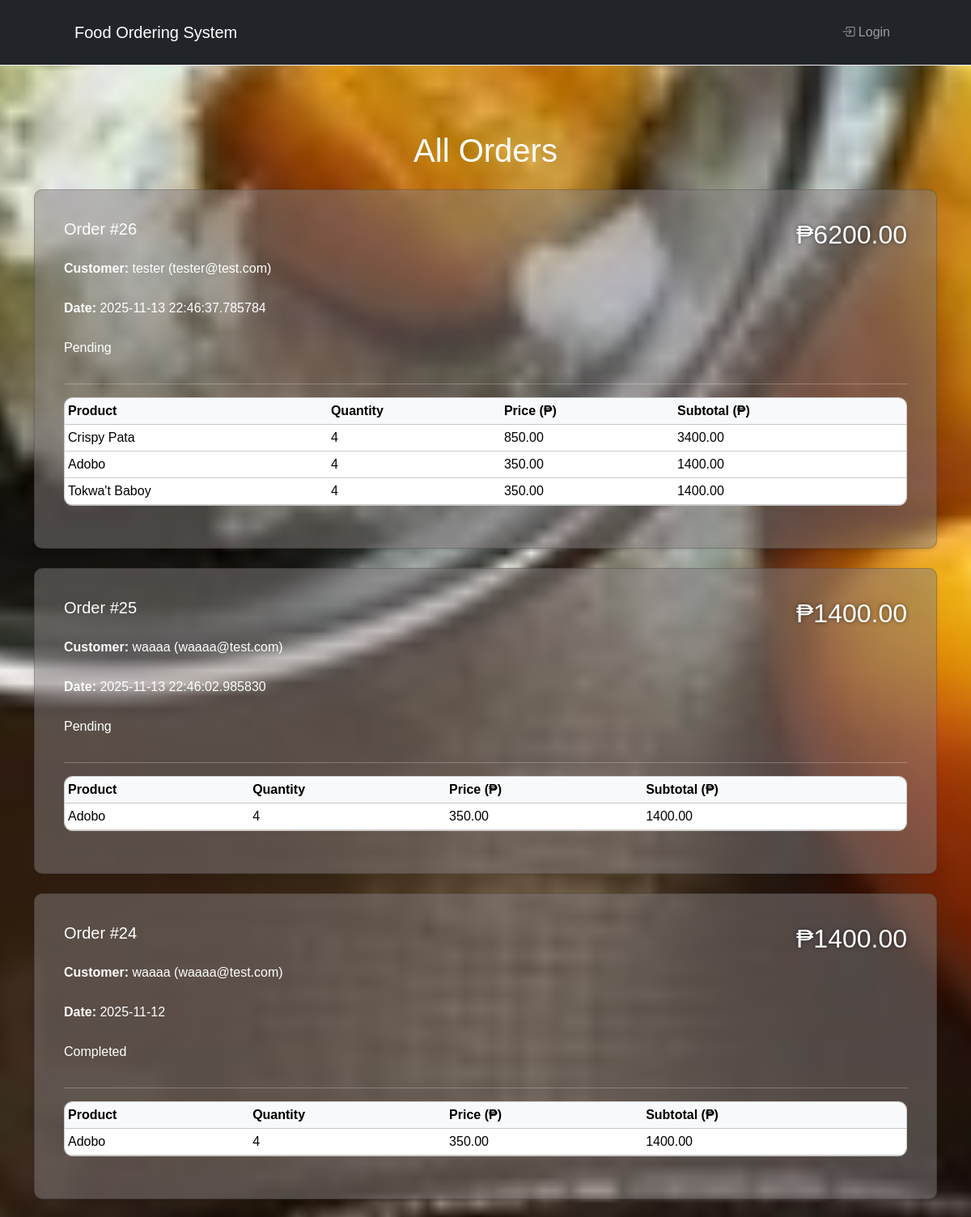
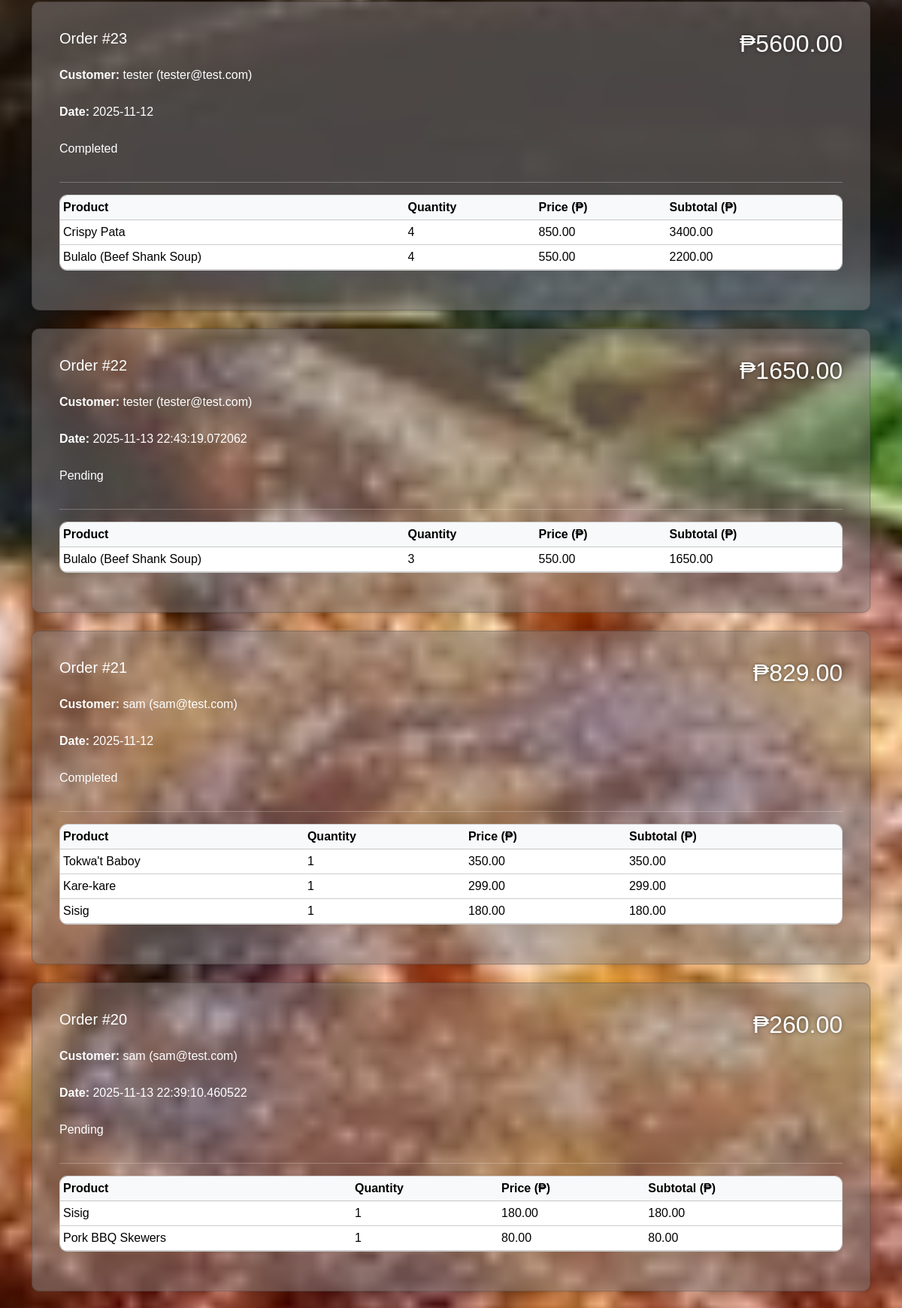
The page /orders (upper part) on the database its author committed (2 pictures, top to bottom).
### tables this page shows
CREATE TABLE orders (
                id INTEGER PRIMARY KEY AUTOINCREMENT,
                user_id INTEGER NOT NULL,
                order_date TEXT NOT NULL,
                order_status TEXT NOT NULL,
                FOREIGN KEY (user_id) REFERENCES users (id)
            );

CREATE TABLE users (
                id INTEGER PRIMARY KEY AUTOINCREMENT,
                username TEXT UNIQUE NOT NULL,
                password TEXT NOT NULL,
                full_name TEXT NOT NULL,
                email TEXT NOT NULL,
                role INTEGER DEFAULT 2);

CREATE TABLE order_items (
                id INTEGER PRIMARY KEY AUTOINCREMENT,
                order_id INTEGER NOT NULL,
                product_id INTEGER NOT NULL,
                quantity INTEGER NOT NULL,
                FOREIGN KEY (order_id) REFERENCES orders (id),
                FOREIGN KEY (product_id) REFERENCES products (id)
            );

CREATE TABLE products (
                id INTEGER PRIMARY KEY AUTOINCREMENT,
                name TEXT NOT NULL,
                description TEXT NOT NULL,
                price REAL NOT NULL,
                image_url TEXT
            );

### app.py (the view)
@app.route('/orders')
def view_orders():
    with sqlite3.connect(DB_NAME) as conn:
        c = conn.cursor()
        c.execute('''
            SELECT
                o.id, o.order_date, o.order_status,
                u.full_name, u.email
            FROM orders o
            JOIN users u ON o.user_id = u.id
            WHERE u.role = 2
            ORDER BY o.id DESC
        ''')
        orders = c.fetchall()
        order_data = []
        for order in orders:
            order_id = order[0]
            c.execute('''
                SELECT p.name, oi.quantity, p.price
                FROM order_items oi
                JOIN products p ON oi.product_id = p.id
                WHERE oi.order_id = ?
            ''', (order_id,))
            items = c.fetchall()
            total = sum(q * price for (name, q, price) in items)
            order_data.append({
                'id': order_id,
                'date': order[1],
                'status': order[2],
                'name': order[3],
                'email': order[4],
                'items': items,
                'total': total
            })
    return render_template('view_orders.html', orders=order_data)

### templates/view_orders.html
{% extends "base.html" %}
{% block content %}
<div class="container mt-5 mb-5">
    {% if session.get('role') == 2 %}
        <h1 style="text-align: center; color: #fff;" class="mb-4">My Order(s)</h1>
    {% else %}
        <h1 style="text-align: center; color: #fff;" class="mb-4">All Orders</h1>
    {% endif %}
    {% if orders %}
        {% for order in orders %}
        <div class="card mb-4 shadow-sm">
            <div class="card-body">
                <div class="d-flex justify-content-between align-items-start">
                    <div>
                        <h5>Order #{{ order['id'] }}</h5>
                        <p class="mb-1"><strong>Customer:</strong> {{ order['name'] }} ({{ order['email'] }})</p>
                        <p class="mb-1"><strong>Date:</strong> {{ order['date'] }}</p>
                        <p><span class="status-badge status-{{ order['status'] }}">{{ order['status'] }}</span></p>
                    </div>
                    <div class="text-end">
                        <h2>₱{{ "%.2f"|format(order.total) }}</h2>
                    </div>
                </div>
                <hr>
                <table class="table table-sm align-middle">
                    <thead class="table-light">
                        <tr>
                            <th>Product</th>
                            <th>Quantity</th>
                            <th>Price (₱)</th>
                            <th>Subtotal (₱)</th>
                        </tr>
                    </thead>
                    <tbody>
                        {% for item in order['items'] %}
                        <tr>
                            <td>{{ item[0] }}</td>
                            <td>{{ item[1] }}</td>
                            <td>{{ "%.2f"|format(item[2]) }}</td>
                            <td>{{ "%.2f"|format(item[1] * item[2]) }}</td>
                        </tr>
                        {% endfor %}
                    </tbody>
                </table>
            </div>
        </div>
        {% endfor %}
    {% else %}
        <div class="alert alert-info text-center">No orders found.</div>
    {% endif %}
</div>
{% endblock %}

### static/style.css (style rules this page uses)
body { margin: 0; font-family: Arial, sans-serif; display: flex; justify-content: center; align-items: center; min-height: 100vh; background-image: url('img/background.jpg'); background-size: cover; background-position: center; background-repeat: no-repeat; background-attachment: fixed; color: #fff; / }
.table { border-collapse: separate; border-spacing: 0; border: 1px solid #ccc; border-radius: 10px; overflow: hidden; }
.card { background-color: rgba(131, 126, 126, 0.5); padding: 20px; color: white; border-radius: 10px; }
h2 { margin-bottom: 30px; font-size: 2em; color: #fff; text-shadow: 0 0 5px rgba(0, 0, 0, 0.5); }
p { margin-top: 25px; font-size: 1em; }
* { margin: 0; padding: 0; box-sizing: border-box; }
body { font-family: 'Poppins', sans-serif; display: flex; flex-direction: column; align-items: center; color: #333; width: 100%; }
body::before { content: ""; display: block; height: 90px; }

### rows shown on the page
orders: id "26", name "tester", email "tester@test.com", date "2025-11-13 22:46:37.785784", status "Pending", total "6200.00"
order_items: name "Crispy Pata", quantity "4", item[1]*item[2] "3400.00"
products: price "850.00"
order_items: name "Adobo", quantity "4", item[1]*item[2] "1400.00"
products: price "350.00"
order_items: name "Tokwa't Baboy", quantity "4", item[1]*item[2] "1400.00"
products: price "350.00"
orders: id "25", name "waaaa", email "waaaa@test.com", date "2025-11-13 22:46:02.985830", status "Pending", total "1400.00"
order_items: name "Adobo", quantity "4", item[1]*item[2] "1400.00"
orders: id "24", name "waaaa", email "waaaa@test.com", date "2025-11-12", status "Completed", total "1400.00"
order_items: name "Adobo", quantity "4", item[1]*item[2] "1400.00"
orders: id "23", name "tester", email "tester@test.com", date "2025-11-12", status "Completed", total "5600.00"
order_items: name "Crispy Pata", quantity "4", item[1]*item[2] "3400.00"
order_items: name "Bulalo (Beef Shank Soup)", quantity "4", item[1]*item[2] "2200.00"
products: price "550.00"
orders: id "22", name "tester", email "tester@test.com", date "2025-11-13 22:43:19.072062", status "Pending", total "1650.00"
order_items: name "Bulalo (Beef Shank Soup)", quantity "3", item[1]*item[2] "1650.00"
orders: id "21", name "sam", email "sam@test.com", date "2025-11-12", status "Completed", total "829.00"
order_items: name "Tokwa't Baboy", quantity "1", item[1]*item[2] "350.00"
order_items: name "Kare-kare", quantity "1", item[1]*item[2] "299.00"
products: price "299.00"
order_items: name "Sisig", quantity "1", item[1]*item[2] "180.00"
products: price "180.00"
orders: id "20", name "sam", email "sam@test.com", date "2025-11-13 22:39:10.460522", status "Pending", total "260.00"
order_items: name "Sisig", quantity "1", item[1]*item[2] "180.00"
order_items: name "Pork BBQ Skewers", quantity "1", item[1]*item[2] "80.00"
products: price "80.00"
